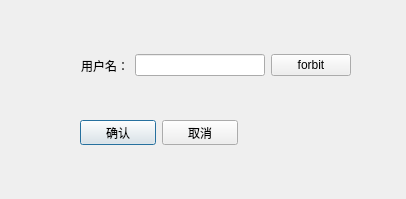
<?xml version="1.0" encoding="UTF-8"?>
<ui version="4.0">
 <class>CQ2</class>
 <widget class="QDialog" name="CQ2">
  <property name="geometry">
   <rect>
    <x>0</x>
    <y>0</y>
    <width>406</width>
    <height>199</height>
   </rect>
  </property>
  <property name="windowTitle">
   <string>CQ2</string>
  </property>
  <widget class="QWidget" name="layoutWidget">
   <property name="geometry">
    <rect>
     <x>80</x>
     <y>120</y>
     <width>158</width>
     <height>25</height>
    </rect>
   </property>
   <layout class="QHBoxLayout" name="horizontalLayout_2">
    <item>
     <widget class="QPushButton" name="m_pBtnOk">
      <property name="text">
       <string>确认</string>
      </property>
     </widget>
    </item>
    <item>
     <widget class="QPushButton" name="m_pBtnCancel">
      <property name="text">
       <string>取消</string>
      </property>
     </widget>
    </item>
   </layout>
  </widget>
  <widget class="QWidget" name="layoutWidget">
   <property name="geometry">
    <rect>
     <x>81</x>
     <y>53</y>
     <width>270</width>
     <height>25</height>
    </rect>
   </property>
   <layout class="QHBoxLayout" name="horizontalLayout">
    <item>
     <widget class="QLabel" name="m_pLbUsername">
      <property name="text">
       <string>用户名：</string>
      </property>
     </widget>
    </item>
    <item>
     <widget class="QLineEdit" name="m_pLeUsername"/>
    </item>
    <item>
     <widget class="QPushButton" name="m_pBtn">
      <property name="text">
       <string>forbit</string>
      </property>
     </widget>
    </item>
   </layout>
  </widget>
  <widget class="QLabel" name="label">
   <property name="geometry">
    <rect>
     <x>140</x>
     <y>80</y>
     <width>54</width>
     <height>16</height>
    </rect>
   </property>
   <property name="text">
    <string/>
   </property>
  </widget>
  <widget class="QLabel" name="m_pLbUsernameTip">
   <property name="geometry">
    <rect>
     <x>140</x>
     <y>90</y>
     <width>211</width>
     <height>16</height>
    </rect>
   </property>
   <property name="text">
    <string/>
   </property>
  </widget>
 </widget>
 <resources/>
 <connections/>
</ui>
